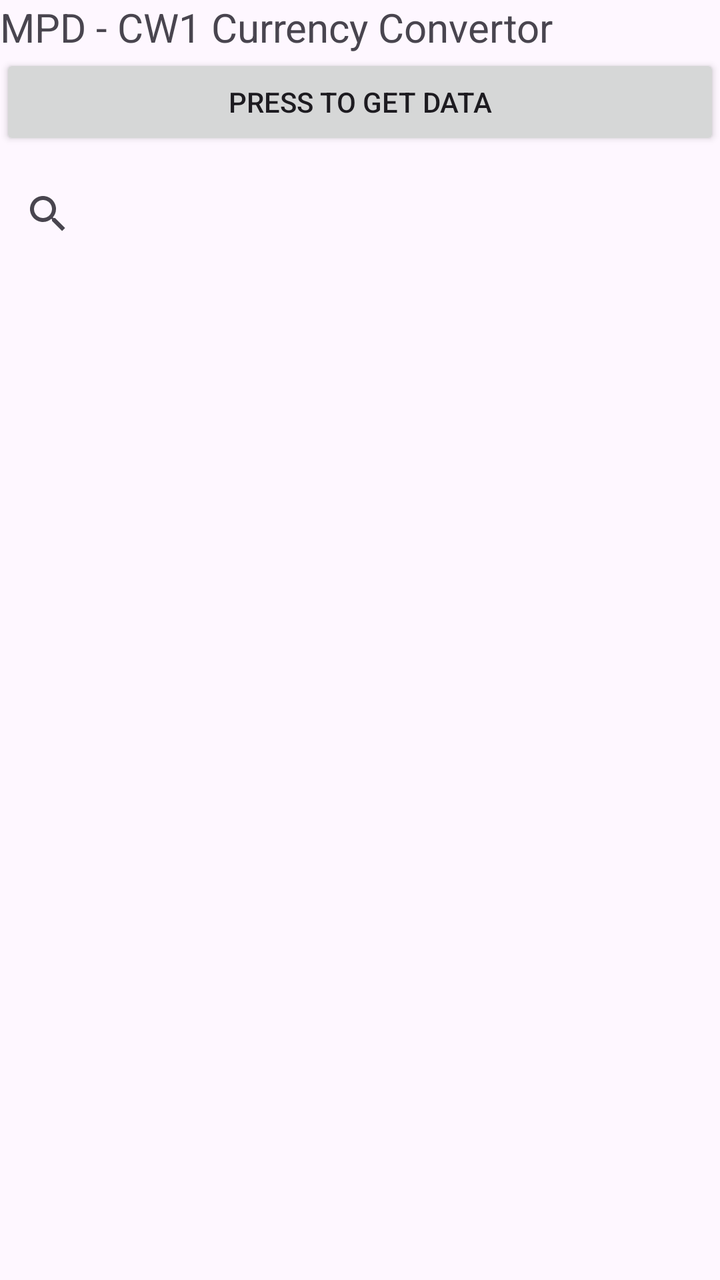
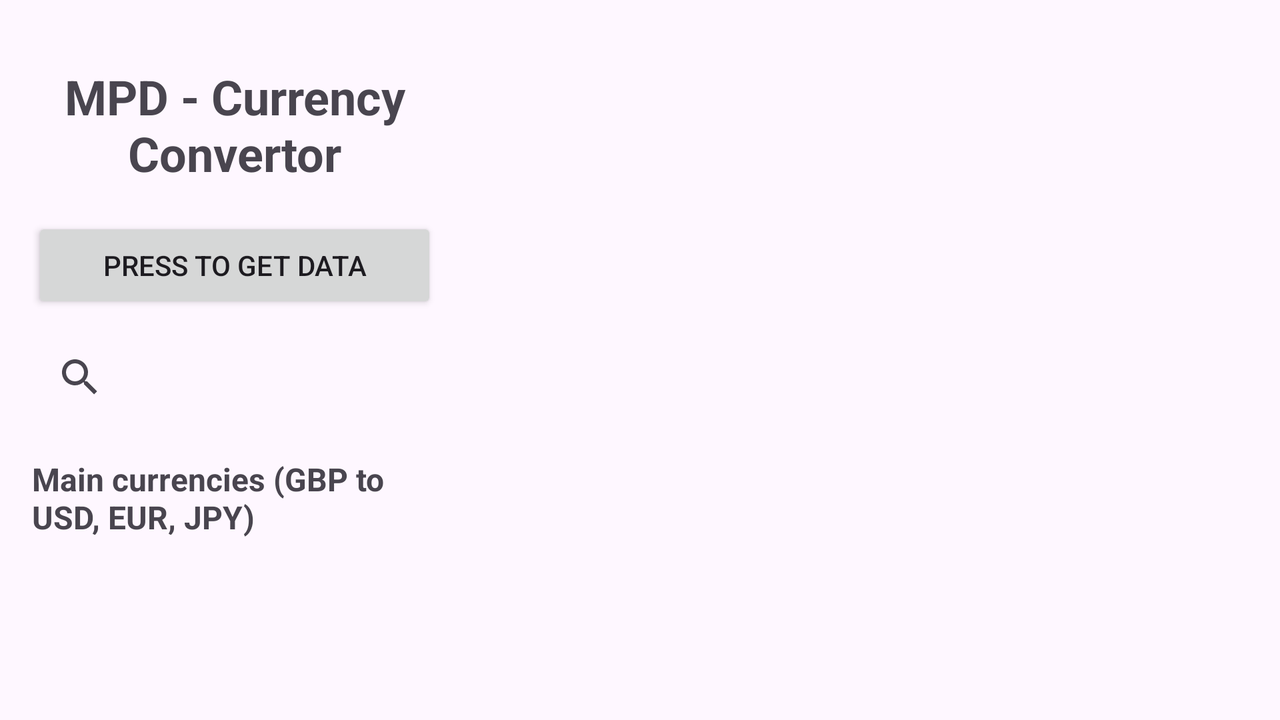

One screen, two layout resources from the same app: the default and the author's alternative for another configuration. Each is rendered where Android would select it; the XML of both is given below.
<!-- AndroidManifest.xml: application theme Theme.Stewart_John_S2433454 -->
<!-- res/layout/activity_main.xml -->
<ScrollView xmlns:android="http://schemas.android.com/apk/res/android"
    android:layout_width="fill_parent"
    android:layout_height="fill_parent">

    <LinearLayout
        android:layout_width="fill_parent"
        android:layout_height="wrap_content"
        android:orientation="vertical">

        <TextView
            android:id="@+id/salutation"
            android:layout_width="fill_parent"
            android:layout_height="wrap_content"
            android:text="MPD - CW1 Currency Convertor"
            android:textSize="20sp" />

        <Button
            android:id="@+id/startButton"
            android:layout_width="fill_parent"
            android:layout_height="wrap_content"
            android:text="Press to get data" />

        <androidx.appcompat.widget.SearchView
            android:id="@+id/searchView"
            android:layout_width="match_parent"
            android:layout_height="wrap_content"
            android:iconifiedByDefault="false"
            android:queryHint="Search by code, name or country"
            android:layout_marginTop="8dp"
            android:layout_marginBottom="8dp" />

        <androidx.recyclerview.widget.RecyclerView
            android:id="@+id/recyclerViewCurrencies"
            android:layout_width="match_parent"
            android:layout_height="0dp"
            android:layout_weight="1"
            android:paddingTop="8dp" />

    </LinearLayout>
</ScrollView>
<!-- resources referenced by this layout -->
<resources>
  <style name="Theme.Stewart_John_S2433454" parent="Base.Theme.Stewart_John_S2433454" />
  <style name="Base.Theme.Stewart_John_S2433454" parent="Theme.Material3.DayNight.NoActionBar">
          
          
      </style>
</resources>
<!-- res/layout-land/activity_main.xml (the author's variant of the layout above) -->
<!-- drawn on the phone turned sideways -->
<?xml version="1.0" encoding="utf-8"?>
<LinearLayout xmlns:android="http://schemas.android.com/apk/res/android"
    android:orientation="horizontal"
    android:layout_width="match_parent"
    android:layout_height="match_parent"
    android:padding="16dp">

    
    <LinearLayout
        android:layout_width="0dp"
        android:layout_height="match_parent"
        android:layout_weight="1"
        android:orientation="vertical">

        
        <TextView
            android:id="@+id/salutation"
            android:layout_width="match_parent"
            android:layout_height="wrap_content"
            android:text="@string/title_main"
            android:textSize="24sp"
            android:textStyle="bold"
            android:gravity="center"
            android:paddingTop="16dp"
            android:paddingBottom="8dp"
            android:layout_marginBottom="8dp" />

        <Button
            android:id="@+id/startButton"
            android:layout_width="match_parent"
            android:layout_height="wrap_content"
            android:text="@string/button_load" />

        <androidx.appcompat.widget.SearchView
            android:id="@+id/searchView"
            android:layout_width="match_parent"
            android:layout_height="wrap_content"
            android:iconifiedByDefault="false"
            android:queryHint="@string/search_hint"
            android:layout_marginTop="8dp"
            android:layout_marginBottom="8dp" />

        <TextView
            android:id="@+id/textMainCurrenciesLabel"
            android:layout_width="match_parent"
            android:layout_height="wrap_content"
            android:text="Main currencies (GBP to USD, EUR, JPY)"
            android:textStyle="bold"
            android:textSize="16sp"
            android:paddingTop="8dp"
            android:paddingBottom="4dp" />

        <androidx.recyclerview.widget.RecyclerView
            android:id="@+id/recyclerViewMainCurrencies"
            android:layout_width="match_parent"
            android:layout_height="0dp"
            android:layout_weight="1"
            android:paddingBottom="8dp" />

    </LinearLayout>

    
    <androidx.recyclerview.widget.RecyclerView
        android:id="@+id/recyclerViewCurrencies"
        android:layout_width="0dp"
        android:layout_height="match_parent"
        android:layout_weight="2"
        android:paddingStart="8dp" />

</LinearLayout>
<!-- resources referenced by the variant -->
<!-- as the phone turned sideways resolves them -->
<resources>
  <string name="button_load">Press to get data</string>
  <string name="search_hint">Search by code, name or country</string>
  <string name="title_main">MPD - Currency Convertor</string>
  <style name="Theme.Stewart_John_S2433454" parent="Base.Theme.Stewart_John_S2433454" />
  <style name="Base.Theme.Stewart_John_S2433454" parent="Theme.Material3.DayNight.NoActionBar">
          
          
      </style>
</resources>
